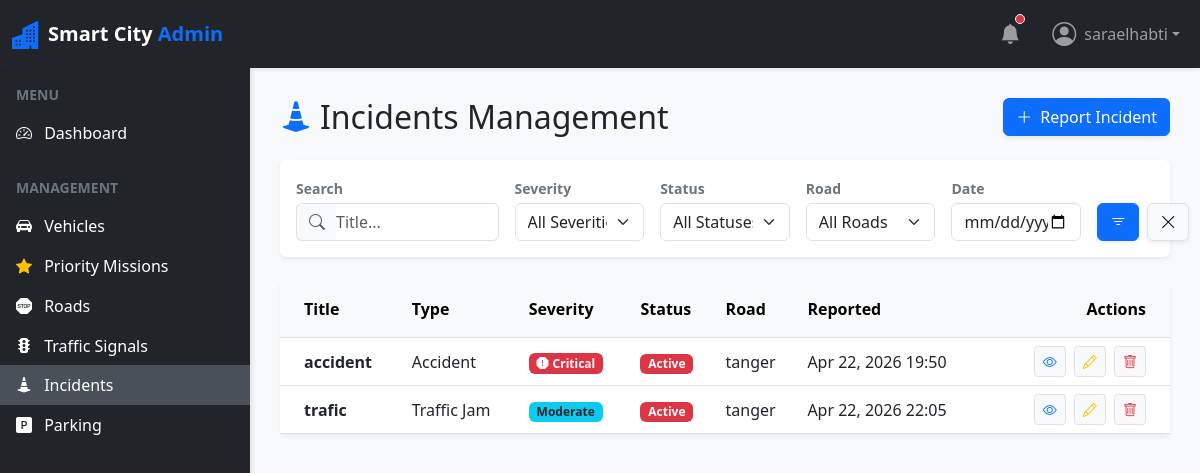
Screenshot of /incidents/ (signed in) with the database file from the repository.
### incidents/models.py (models this page shows, shortened)
class Incident(models.Model):
    TYPE_CHOICES = [
        ('ACCIDENT', 'Accident'),
        ('TRAFFIC_JAM', 'Traffic Jam'),
        ('ROAD_WORK', 'Road Work'),
        ('HAZARD', 'Hazard'),
        ('OTHER', 'Other'),
    ]
    SEVERITY_CHOICES = [
        ('MINOR', 'Minor'),
        ('MODERATE', 'Moderate'),
        ('SEVERE', 'Severe'),
        ('CRITICAL', 'Critical'),
    ]
    STATUS_CHOICES = [
        ('ACTIVE', 'Active'),
        ('RESOLVING', 'Resolving'),
        ('RESOLVED', 'Resolved'),
    ]
    title = models.CharField(max_length=255)
    incident_type = models.CharField(max_length=20, choices=TYPE_CHOICES)
    severity = models.CharField(max_length=20, choices=SEVERITY_CHOICES)
    status = models.CharField(max_length=20, choices=STATUS_CHOICES, default='ACTIVE')
    road = models.ForeignKey(Road, on_delete=models.CASCADE, related_name='incidents')
    created_at = models.DateTimeField(auto_now_add=True)

### roads/models.py (models this page shows, shortened)
class Road(models.Model):
    DIRECTION_CHOICES = [
        ('ONE_WAY', 'One Way'),
        ('TWO_WAY', 'Two Way'),
    ]
    STATUS_CHOICES = [
        ('OPEN', 'Open'),
        ('CLOSED', 'Closed'),
        ('MAINTENANCE', 'Maintenance'),
    ]
    name = models.CharField(max_length=255)
    zone = models.CharField(max_length=100)
    speed_limit = models.IntegerField(validators=[MinValueValidator(0)])
    direction = models.CharField(max_length=20, choices=DIRECTION_CHOICES)
    status = models.CharField(max_length=20, choices=STATUS_CHOICES, default='OPEN')

### incidents/views.py (the view)
# urls.py: path('', IncidentListView.as_view(), name='incident-list'),
class IncidentListView(LoginRequiredMixin, ListView):
    model = Incident
    template_name = 'incidents/incident_list.html'
    context_object_name = 'incidents'
    def get_queryset(self):
        queryset = Incident.objects.select_related('road').all()
        search_query = self.request.GET.get('search', '')
        severity = self.request.GET.get('severity', '')
        status = self.request.GET.get('status', '')
        road_id = self.request.GET.get('road', '')
        date = self.request.GET.get('date', '')
        if search_query:
            queryset = queryset.filter(title__icontains=search_query)
        if severity:
            queryset = queryset.filter(severity=severity)
        if status:
            queryset = queryset.filter(status=status)
        if road_id:
            queryset = queryset.filter(road_id=road_id)
        if date:
            queryset = queryset.filter(created_at__date=date)
        return queryset
    def get_context_data(self, **kwargs):
        context = super().get_context_data(**kwargs)
        context['incident_severities'] = Incident.SEVERITY_CHOICES
        context['incident_statuses'] = Incident.STATUS_CHOICES
        context['roads'] = Road.objects.all()
        return context

### incidents/templates/incidents/incident_list.html (shortened to what this page needs)
{% extends 'base.html' %}
{% block content %}
<div class="row mb-4">
    <div class="col-12 d-flex justify-content-between align-items-center">
        <h2 class="mb-0"><i class="bi bi-cone-striped text-primary me-2"></i>Incidents Management</h2>
        <a href="{% url 'incident-create' %}" class="btn btn-primary shadow-sm"><i class="bi bi-plus-lg me-1"></i> Report Incident</a>
    </div>
</div>
<div class="card border-0 shadow-sm mb-4">
    <div class="card-body">
        <form method="get" class="row g-3">
            <div class="col-md-3">
                <label for="search" class="form-label fw-bold text-secondary small mb-1">Search</label>
                <div class="input-group">
                    <span class="input-group-text bg-light border-end-0"><i class="bi bi-search text-muted"></i></span>
                    <input type="text" class="form-control border-start-0 ps-0" id="search" name="search" placeholder="Title..." value="{{ request.GET.search }}">
                </div>
            </div>
            <div class="col-md-2">
                <label for="severity" class="form-label fw-bold text-secondary small mb-1">Severity</label>
                <select class="form-select" id="severity" name="severity">
                    <option value="">All Severities</option>
                </select>
            </div>
            <div class="col-md-2">
                <label for="status" class="form-label fw-bold text-secondary small mb-1">Status</label>
                <select class="form-select" id="status" name="status">
                    <option value="">All Statuses</option>
                </select>
            </div>
            <div class="col-md-2">
                <label for="road" class="form-label fw-bold text-secondary small mb-1">Road</label>
                <select class="form-select" id="road" name="road">
                    <option value="">All Roads</option>
                </select>
            </div>
            <div class="col-md-2">
                <label for="date" class="form-label fw-bold text-secondary small mb-1">Date</label>
                <input type="date" class="form-control" id="date" name="date" value="{{ request.GET.date }}">
            </div>
            <div class="col-md-1 d-flex align-items-end">
                <button type="submit" class="btn btn-primary w-100 shadow-sm" title="Apply Filters"><i class="bi bi-filter"></i></button>
                <a href="{% url 'incident-list' %}" class="btn btn-light border ms-2 shadow-sm" title="Clear Filters"><i class="bi bi-x-lg"></i></a>
            </div>
        </form>
    </div>
</div>
<div class="card border-0 shadow-sm">
    <div class="card-body p-0">
        <div class="table-responsive">
            <table class="table table-hover align-middle mb-0">
                <thead class="table-light">
                    <tr>
                        <th class="ps-4 py-3">Title</th>
                        <th class="py-3">Type</th>
                        <th class="py-3">Severity</th>
                        <th class="py-3">Status</th>
                        <th class="py-3">Road</th>
                        <th class="py-3">Reported</th>
                        <th class="text-end pe-4 py-3">Actions</th>
                    </tr>
                </thead>
                <tbody>
                    {% for incident in incidents %}
                    <tr>
                        <td class="ps-4 fw-bold">{{ incident.title }}</td>
                        <td>{{ incident.get_incident_type_display }}</td>
                        <td>
                            {% if incident.severity == 'CRITICAL' %}
                                <span class="badge bg-danger"><i class="bi bi-exclamation-octagon-fill me-1"></i>Critical</span>
                            {% elif incident.severity == 'SEVERE' %}
                                <span class="badge bg-warning text-dark">Severe</span>
                            {% elif incident.severity == 'MODERATE' %}
                                <span class="badge bg-info text-dark">Moderate</span>
                            {% else %}
                                <span class="badge bg-secondary">Minor</span>
                            {% endif %}
                        </td>
                        <td>
                            {% if incident.status == 'ACTIVE' %}
                                <span class="badge bg-danger">Active</span>
                            {% elif incident.status == 'RESOLVING' %}
                                <span class="badge bg-warning text-dark">Resolving</span>
                            {% else %}
                                <span class="badge bg-success">Resolved</span>
                            {% endif %}
                        </td>
                        <td>{{ incident.road.name }}</td>
                        <td>{{ incident.created_at|date:"M d, Y H:i" }}</td>
                        <td class="text-end pe-4">
                            <a href="{% url 'incident-detail' incident.pk %}" class="btn btn-sm btn-light border" title="View"><i class="bi bi-eye text-primary"></i></a>
                            <a href="{% url 'incident-update' incident.pk %}" class="btn btn-sm btn-light border mx-1" title="Edit"><i class="bi bi-pencil text-warning"></i></a>
                            <a href="{% url 'incident-delete' incident.pk %}" class="btn btn-sm btn-light border" title="Delete"><i class="bi bi-trash text-danger"></i></a>
                        </td>
                    </tr>
                    {% endfor %}
                </tbody>
            </table>
        </div>
    </div>
</div>
{% endblock %}

### vehicles/templates/base.html (shortened to what this page needs)
<!DOCTYPE html>
<html lang="en">
<head>
    <link href="https://cdn.jsdelivr.net/npm/bootstrap@5.3.0/dist/css/bootstrap.min.css" rel="stylesheet">
    <link href="https://cdn.jsdelivr.net/npm/bootstrap-icons@1.10.5/font/bootstrap-icons.css" rel="stylesheet">
</head>
<body>
    <nav class="navbar navbar-expand-lg navbar-dark bg-dark sticky-top shadow-sm">
        <div class="container-fluid">
            <a class="navbar-brand d-flex align-items-center" href="{% url 'dashboard' %}">
                <i class="bi bi-buildings-fill text-primary me-2 fs-3"></i>
                <span class="fw-bold">Smart City <span class="text-primary">Admin</span></span>
            </a>
            <div class="collapse navbar-collapse" id="navbarSupportedContent">
                <ul class="navbar-nav ms-auto mb-2 mb-lg-0 align-items-center">
                    <li class="nav-item me-3">
                        <a class="nav-link position-relative" href="#">
                            <i class="bi bi-bell-fill fs-5"></i>
                            <span class="position-absolute top-25 start-75 translate-middle p-1 bg-danger border border-light rounded-circle">
                            </span>
                        </a>
                    </li>
                    {% if user.is_authenticated %}
                    <li class="nav-item dropdown">
                        <a class="nav-link dropdown-toggle d-flex align-items-center" href="#" id="navbarDropdown" role="button" data-bs-toggle="dropdown" aria-expanded="false">
                            <i class="bi bi-person-circle fs-4 me-2"></i> {{ user.username }}
                        </a>
                    </li>
                    {% else %}
                    <li class="nav-item">
                        <a class="nav-link d-flex align-items-center" href="{% url 'login' %}">
                            <i class="bi bi-box-arrow-in-right fs-4 me-2"></i> Login
                        </a>
                    </li>
                    {% endif %}
                </ul>
            </div>
        </div>
    </nav>
    <div id="wrapper">
        {% if user.is_authenticated %}
        <div class="bg-dark text-white" id="sidebar">
            <div class="list-group list-group-flush mt-3 pb-4">
                <div class="text-uppercase text-secondary px-3 mb-2 small fw-bold">Menu</div>
                <a href="{% url 'dashboard' %}" class="list-group-item list-group-item-action bg-dark text-white border-0 sidebar-link {% if request.resolver_match.url_name == 'dashboard' %}active{% endif %}">
                    <i class="bi bi-speedometer2 me-2"></i> Dashboard
                </a>
                <div class="text-uppercase text-secondary px-3 mt-4 mb-2 small fw-bold">Management</div>
                <a href="{% url 'vehicle-list' %}" class="list-group-item list-group-item-action bg-dark text-white border-0 sidebar-link ">
                    <i class="bi bi-car-front-fill me-2"></i> Vehicles
                </a>
                <a href="{% url 'priority-list' %}" class="list-group-item list-group-item-action bg-dark text-white border-0 sidebar-link ">
                    <i class="bi bi-star-fill text-warning me-2"></i> Priority Missions
                </a>
                <a href="{% url 'road-list' %}" class="list-group-item list-group-item-action bg-dark text-white border-0 sidebar-link ">
                    <i class="bi bi-sign-stop-fill me-2"></i> Roads
                </a>
                <a href="{% url 'signal-list' %}" class="list-group-item list-group-item-action bg-dark text-white border-0 sidebar-link ">
                    <i class="bi bi-stoplights-fill me-2"></i> Traffic Signals
                </a>
                <a href="{% url 'incident-list' %}" class="list-group-item list-group-item-action bg-dark text-white border-0 sidebar-link {% if request.resolver_match and 'incident' in request.resolver_match.url_name|default:'' %}active{% endif %}">
                    <i class="bi bi-cone-striped me-2"></i> Incidents
                </a>
                <a href="{% url 'parking-list' %}" class="list-group-item list-group-item-action bg-dark text-white border-0 sidebar-link ">
                    <i class="bi bi-p-square-fill me-2"></i> Parking
                </a>
            </div>
        </div>
        {% endif %}
        <div id="page-content-wrapper">
            <div class="container-fluid px-0">
                {% block content %}{% endblock %}
            </div>
        </div>
    </div>
</body>
</html>

### vehicles/templates/base.html (style rules this page uses)
body { min-height: 100vh; display: flex; flex-direction: column; overflow-x: hidden; background-color: #f8f9fa; }
#wrapper { display: flex; flex: 1; }
#sidebar { min-width: 250px; max-width: 250px; min-height: calc(100vh - 56px); transition: all 0.3s; box-shadow: 2px 0 5px rgba(0,0,0,0.1); }
.sidebar-link { transition: all 0.2s; }
.sidebar-link:hover, .sidebar-link.active { background-color: #495057 !important; border-left: 4px solid #0d6efd; }
#page-content-wrapper { flex: 1; padding: 30px; width: 100%; }

### rows the page displays
Incident: title "accident", incident_type "Accident", severity "CRITICAL" (drawn), status "Active", road.name "tanger", created_at "Apr 22, 2026 19:50"
Incident: title "trafic", incident_type "Traffic Jam", severity "Moderate", status "Active", road.name "tanger", created_at "Apr 22, 2026 22:05"

### other values shown
{{ user.username }} "saraelhabti"
